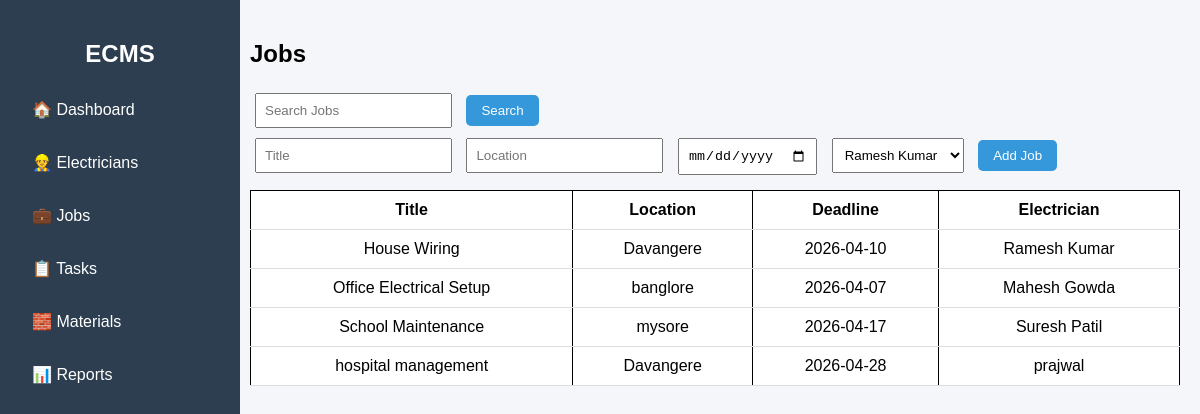
Page /jobs on the committed database.
### tables this page shows
CREATE TABLE jobs(id INTEGER PRIMARY KEY, title TEXT, location TEXT, deadline TEXT, electrician_id INTEGER);

CREATE TABLE electricians(id INTEGER PRIMARY KEY, name TEXT, phone TEXT, experience TEXT);

### backend/app.py (the view)
@app.route("/jobs", methods=["GET","POST"])
def jobs():
    conn = get_db()
    if request.method == "POST":
        conn.execute("INSERT INTO jobs(title,location,deadline,electrician_id) VALUES(?,?,?,?)",
                     (request.form["title"], request.form["location"],
                      request.form["deadline"], request.form["electrician"]))
        conn.commit()
    search = request.args.get("search")
    if search:
        data = conn.execute("""
        SELECT jobs.*, electricians.name as ename
        FROM jobs
        LEFT JOIN electricians ON jobs.electrician_id = electricians.id
        WHERE jobs.title LIKE ?
        """, ('%' + search + '%',)).fetchall()
    else:
        data = conn.execute("""
        SELECT jobs.*, electricians.name as ename
        FROM jobs
        LEFT JOIN electricians ON jobs.electrician_id = electricians.id
        """).fetchall()
    electricians = conn.execute("SELECT * FROM electricians").fetchall()
    conn.close()
    return render_template("jobs.html", data=data, electricians=electricians)

### backend/app.py (called while the page is built)
def get_db():
    conn = sqlite3.connect("database.db")
    conn.row_factory = sqlite3.Row
    return conn

### Frontend/templates/jobs.html (shortened to what this page needs)
<!DOCTYPE html>
<html>
<head>
    <link rel="stylesheet" href="{{ url_for('static', filename='css/style.css') }}">
</head>
<body>
<div class="sidebar">
    <h2>ECMS</h2>
     <a href="/">🏠 Dashboard</a>
    <a href="/electricians">👷 Electricians</a>
    <a href="/jobs">💼 Jobs</a>
    <a href="/tasks">📋 Tasks</a>
    <a href="/materials">🧱 Materials</a>
    <a href="/reports">📊 Reports</a>
</div>
<div class="main">
    <h2>Jobs</h2>
    <form method="GET">
        <input type="text" name="search" placeholder="Search Jobs">
        <button>Search</button>
    </form>
    <form method="POST">
        <input type="text" name="title" placeholder="Title" required>
        <input type="text" name="location" placeholder="Location" required>
        <input type="date" name="deadline" required>
        <select name="electrician">
            {% for e in electricians %}
            <option value="{{ e.id }}">{{ e.name }}</option>
            {% endfor %}
        </select>
        <button>Add Job</button>
    </form>
    <table>
        <tr>
            <th>Title</th>
            <th>Location</th>
            <th>Deadline</th>
            <th>Electrician</th>
        </tr>
        {% for j in data %}
        <tr>
            <td>{{ j.title }}</td>
            <td>{{ j.location }}</td>
            <td>{{ j.deadline }}</td>
            <td>{{ j.ename }}</td>
        </tr>
        {% endfor %}
    </table>
</div>
</body>
</html>

### static/css/style.css (style rules this page uses)
body { margin: 0; font-family: Arial; display: flex; }
.sidebar { width: 1800px; background: #2c3e50; color: white; height: 100vh; padding: 20px; }
.sidebar a { display: block; color: white; margin: 10px 0; text-decoration: none; }
.main { padding: 20px; flex: 1; }
input, select, button { margin: 5px; padding: 8px; }
table { width: 100%; margin-top: 10px; border-collapse: collapse; }
table, th, td { border: 1px solid black; padding: 8px; }
body { font-family: Arial; background: #f4f6f9; margin: 0; }
.sidebar { width: 200px; height: 100vh; background: #2c3e50; position: fixed; padding-top: 20px; }
.sidebar h2 { color: white; text-align: center; }
.sidebar a { display: block; color: white; padding: 12px; text-decoration: none; }
.main { margin-left: 230px; padding: 20px; }
table { width: 100%; border-collapse: collapse; background: white; }
th, td { padding: 10px; border-bottom: 1px solid #ddd; text-align: center; }
button { padding: 8px 15px; background: #3498db; border: none; color: white; border-radius: 5px; }

### rows in the picture
jobs: title "House Wiring", location "Davangere", deadline "2026-04-10", ename "Ramesh Kumar"
jobs: title "Office Electrical Setup", location "banglore", deadline "2026-04-07", ename "Mahesh Gowda"
jobs: title "School Maintenance", location "mysore", deadline "2026-04-17", ename "Suresh Patil"
jobs: title "hospital management", location "Davangere", deadline "2026-04-28", ename "prajwal"

### other values in the picture
form field electrician "Ramesh Kumar"
